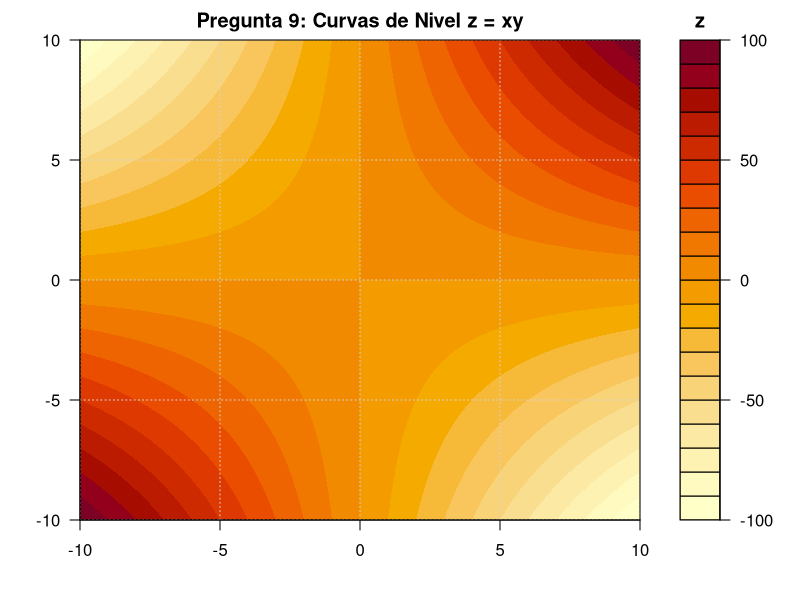

R code for this plot:

# Script to replicate Question 9 graph (Contour Plot of z = xy)
# Created by r-plotter skill
# Target Function: z = x * y
# Range: x [-10, 10], y [-10, 10]

# Define output path
output_file <- "../images/q9_contour.png"

# Ensure output directory exists (although created by agent, good practice)
output_dir <- dirname(output_file)
if (!dir.exists(output_dir)) {
  dir.create(output_dir, recursive = TRUE)
}

# Open PNG device with high resolution for LaTeX
png(filename = output_file,
    width = 6, height = 6, units = "in", res = 300)

# Generate data
x <- seq(-10, 10, length.out = 200)
y <- seq(-10, 10, length.out = 200)
z <- outer(x, y, function(x, y) x * y)

# Define custom color palette to match screenshot (Yellow -> Orange -> Red)
# The screenshot uses light yellow for near-zero, transitioning to orange/red for extremes
# But wait, z = xy goes from -100 to 100.
# The screenshot shows similar colors in Q1/Q3 (positive) and Q2/Q4 (negative)??
# No, let's look at the screenshot again carefully.
# Q1 (top right, x>0, y>0, z>0): Light Yellow in center, getting darker towards corner?
# Actually, let's look at the axes.
# Q1: Lines are hyperbolas x*y = k.
# If colors represent Z values:
# Center (0,0) is z=0.
# Corners are z=100 (top right), z=-100 (top left).
# The screenshot shows color bands.
# I'll use a standard terrain or heat palette and let the user iterate if needed.
# Focusing on clarity for now.

# Custom palette
colors <- hcl.colors(20, "YlOrRd", rev = TRUE)

# Plot
par(mar = c(4, 4, 2, 2)) # Adjust margins
filled.contour(x, y, z,
               col = colors,
               plot.title = title(main = "Pregunta 9: Curvas de Nivel z = xy"),
               plot.axes = { axis(1); axis(2); grid() },
               xlab = "x", ylab = "y",
               key.title = title(main = "z"))

# Close device
dev.off()

cat("Image generated at:", normalizePath(output_file), "\n")
